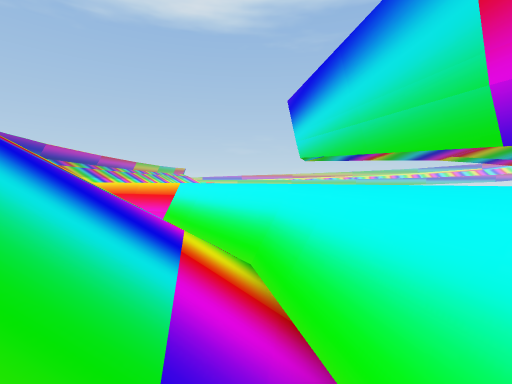
[1] (above)

16 first-person views from a walk through a Unity game level. The camera is 1.3 m above the floor, tilts 2° down and sees 85° across. The floor is counted in squares, 2 m on a side. Each view is taken from the middle of a square. On the plan, view 1 faces up. The plan holds only what a view shows up to about 9 squares ahead; the rest is blank. The place goes on beyond the plan. The player character is not drawn. Some animated figures are left out. Some surface patterns are stand-ins.

[2]
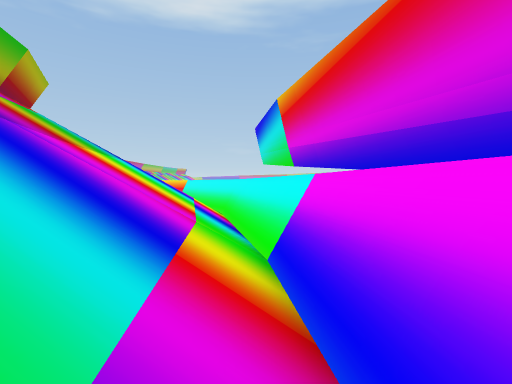

[3]
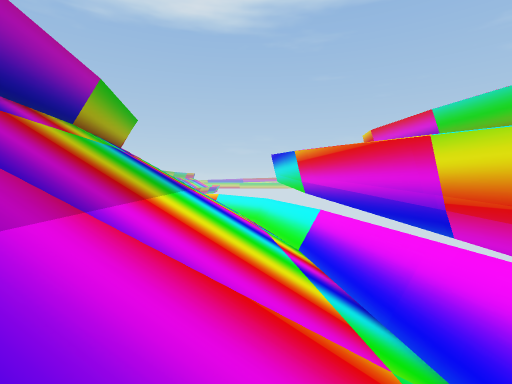

[4]
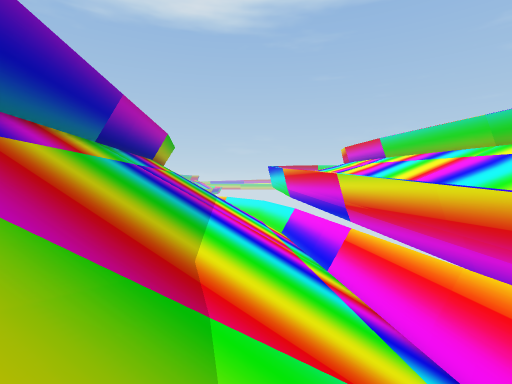

[5]
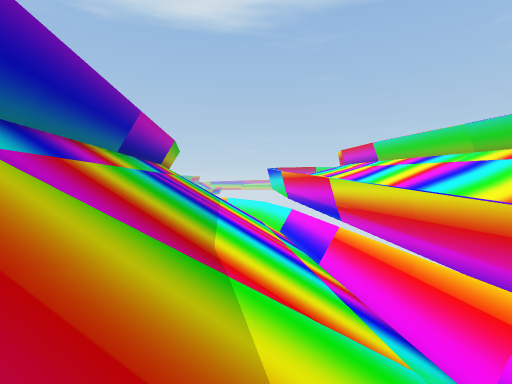

[6]
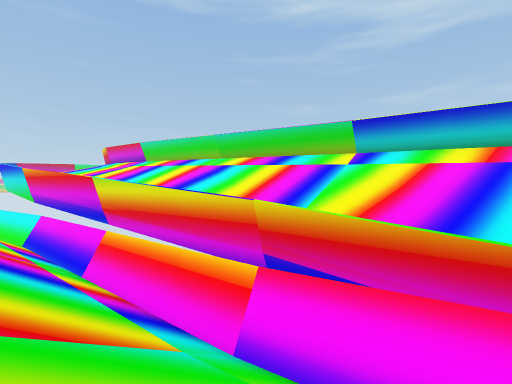

[7]
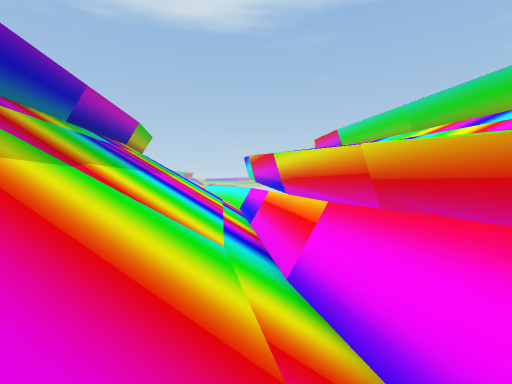

[8]
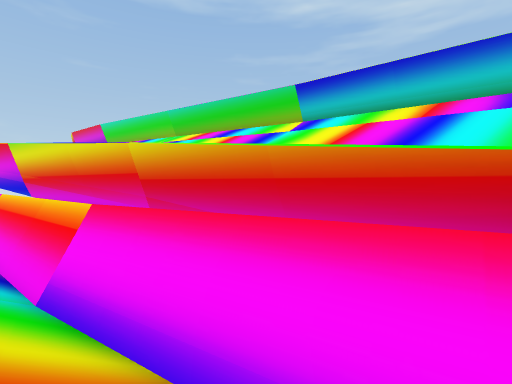

[9]
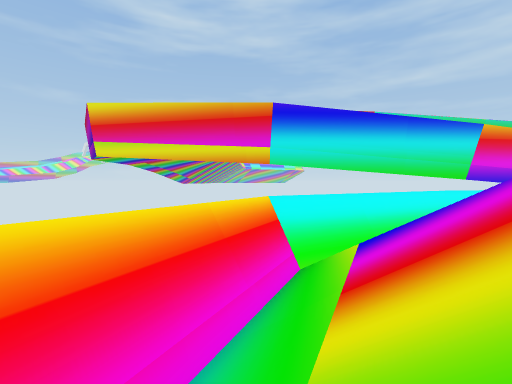

[10]
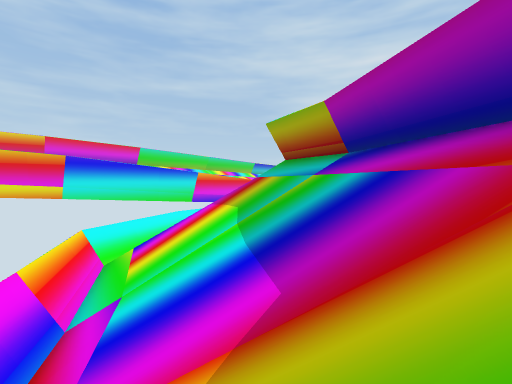

[11]
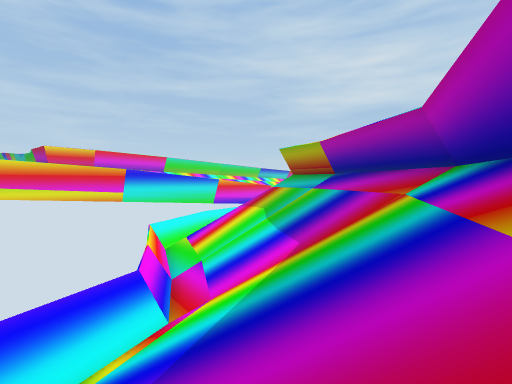

[12]
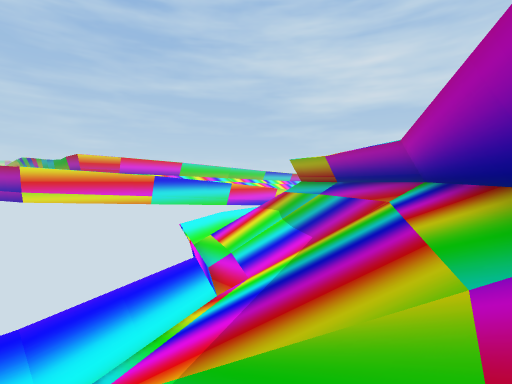

[13]
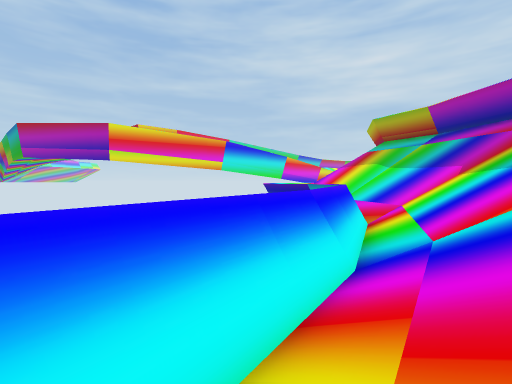

[14]
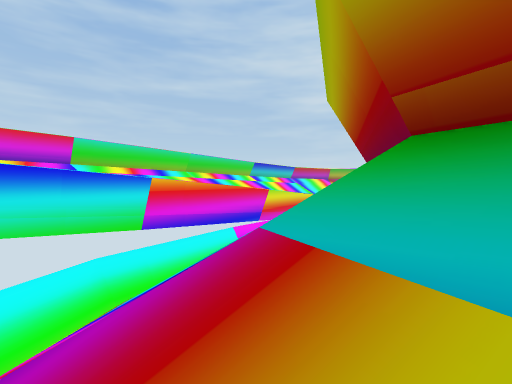

[15]
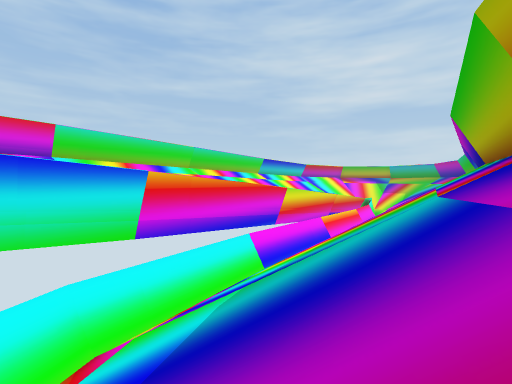

[16]
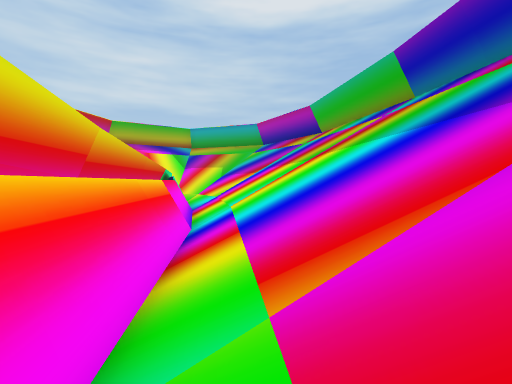

### Floor plan
Key: @ floor where view 1 was taken; # wall or solid block; / step, stairs or slope; = window, fence, low wall or low ledge.
Columns run from 15 left of view 1 to 10 right of it. Each row starts with its distance up from view 1.
 19    /##
 18    //#
 17    //#
 16 /  //##
 15 /////=#
 14 //////#
 13 #/////#          #
 12 #/////###        #
 11 ##/////=##      #
 10  #///////####   #
  9  ##////////=##  #
  8   #//////////#  #
  7   ###////////## #
  6     ##////////###/
  5      ###///////##/
  4         ##/////##/
  3          #/////##/
  2          ##/////##
  1           #/////##
  0           #////@=#
 -1           #/////##/
 -2            #/////#/
 -3            #/////#/
 -4            #/////##
 -5            #/////##  ///
 -6            #/////##  ///
 -7            #/////=#/ ///##
 -8            #/////=#/ ////#
 -9            ##////### ////
-10             #/////## ////
-11             #/////## ////#
-12             #/////## ////#
-13             #/////##/////#
-14             #/////=#/////#
-15             ##////##/////#
-16                  //#/  //#

Where each view was taken, in squares from view 1:
view 1: 0 up, 0 right, facing up
view 2: 5 down, 1 right, facing up
view 3: 9 down, 0 right, facing up
view 4: 14 down, 0 right, facing up
view 5: 15 down, 0 right, facing up
view 6: 15 down, 0 right, facing up-right
view 7: 16 down, 2 right, facing up
view 8: 16 down, 2 right, facing up-right
view 9: 9 up, 7 left, facing right
view 10: 11 up, 12 left, facing down-right
view 11: 14 up, 14 left, facing down-right
view 12: 16 up, 15 left, facing down-right
view 13: 19 up, 12 left, facing down-right
view 14: 6 up, 7 left, facing down-right
view 15: 5 up, 5 left, facing down-right
view 16: 6 down, 1 right, facing down
